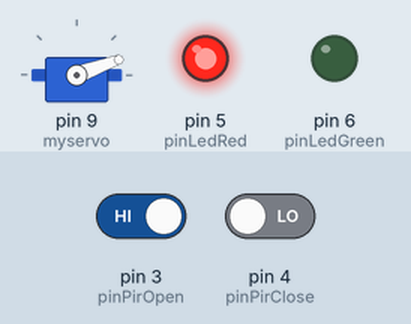
Simulated run of this sketch. Board: Arduino Nano, built with avr-gcc and run on an emulated ATmega328P. On the bench: servo, output pins drawn as LEDs (lit = HIGH). Inputs (shaded band) come from the test bench; at power-on: pin 4 (pinPirClose) LOW, pin 3 (pinPirOpen) HIGH. What the sketch prints to the serial monitor is not drawn.

Above: at 4.27 s.
4.3 s: pin 4 (pinPirClose) driven HIGH
At 5.69 s:
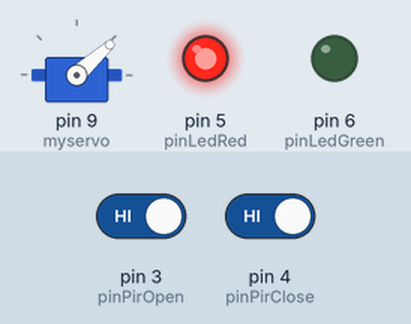
7.8 s: pin 3 (pinPirOpen) driven LOW
At 13.2 s:
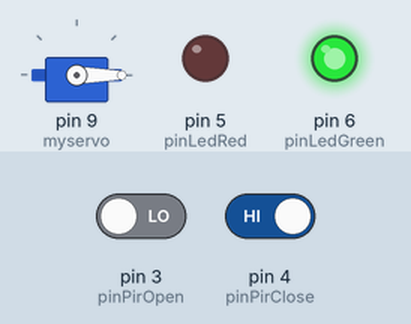
13.4 s: pin 3 (pinPirOpen) driven HIGH and pin 4 (pinPirClose) driven LOW
At 20.0 s:
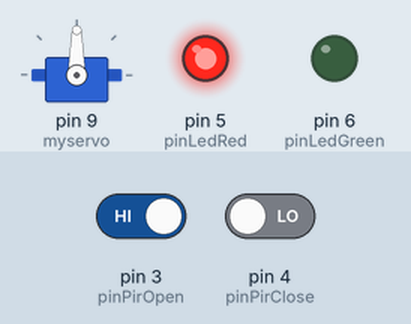
Timing chart, 0 to 21.5 s (numbered marks = the images above; inputs shaded):
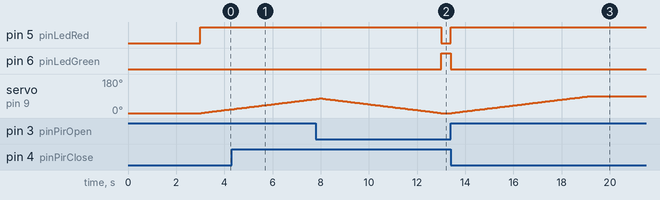

The sketch:

ServoPirCancelaVarSpeed.ino
```cpp
/*
 * Projeto que aciona, abre e fecha uma cancela automaticamente através de dois sensores de presença
 * PIR 501.
 * Componentes:
 * . 1 Servo motor com cancela acoplada.
 * . 2 Sensor de presença PIR 501.
 * . 1 Placa Arduino Nano.
 * . 2 LEDS.
 * . 2 Resistores de 180 ohm.
 * . Fios.
 * . Fonte externa (ligar servo e sensor PIR).
 */

#include <VarSpeedServo.h>

VarSpeedServo myservo;        // create servo object to control a servo

//int pos = 0;          // variable to store the servo position

int pinLedRed = 5;    //Pino ligado ao led vermelho
int pinLedGreen = 6;  //Pino ligado ao led azul

int pinPirOpen = 3;   //Pino ligado ao sensor PIR 1
int pinPirClose = 4;  //Pino ligado ao sensor PIR 2

int acionamentoOpen;  //Variavel para guardar valor do sensor 1
int acionamentoClose; //Variavel para guardar valor do sensor 2

void setup() {
  Serial.begin(9600);
  Serial.println("Code ServoPirCancelaVarSpeed.ino");

  // servo
  myservo.attach(9);   // attaches the servo on pin 9 (PWM) to the servo object
  myservo.write(0);    // initial position of servo
  delay(3000);

  // leds
  pinMode(pinLedRed, OUTPUT);   //Define pino como saida
  pinMode(pinLedGreen, OUTPUT); //Define pino como saida

  // pir's
  pinMode(pinPirOpen, INPUT);   //Define pino sensor como entrada
  pinMode(pinPirClose, INPUT);  //Define pino sensor como entrada
}

void loop() {
  // pir 1
  acionamentoOpen = digitalRead(pinPirOpen);  // ler sinal do sensor PIR 1

  if (acionamentoOpen == LOW)       //Sem movimento, mantem led verde ligado
  {
    digitalWrite(pinLedRed, LOW);
    digitalWrite(pinLedGreen, HIGH);
  }
  else  //Caso seja detectado um movimento, aciona o led vermelho
  {
    // leds
    digitalWrite(pinLedRed, HIGH);
    digitalWrite(pinLedGreen, LOW);

    // servo - sobe cancela
    myservo.slowmove(90, 10);   //posição, velocidade
    delay(5000);               // tempo de espera

    // ler sinal do sensor PIR 2
    acionamentoClose = digitalRead(pinPirClose);
    while (acionamentoClose == LOW) {
      acionamentoClose = digitalRead(pinPirClose);
    }

    // servo - desce cancela
    myservo.slowmove(0, 10);   //posição, velocidade
    delay(5000);

    acionamentoClose == LOW;
  }
}
```

Measured:
- after the input at 7.8 s, pin 5 (pinLedRed): HIGH → LOW after 5.2 s; pin 6 (pinLedGreen): LOW → HIGH after 5.2 s; servo on pin 9 (myservo): goes on until 13.0 s, then stays 0°
- after the input at 13.4 s, pin 5 (pinLedRed): LOW → HIGH at once; pin 6 (pinLedGreen): HIGH → LOW at once; servo on pin 9 (myservo): moves from 0° to 90° over 5.7 s, starting at once
